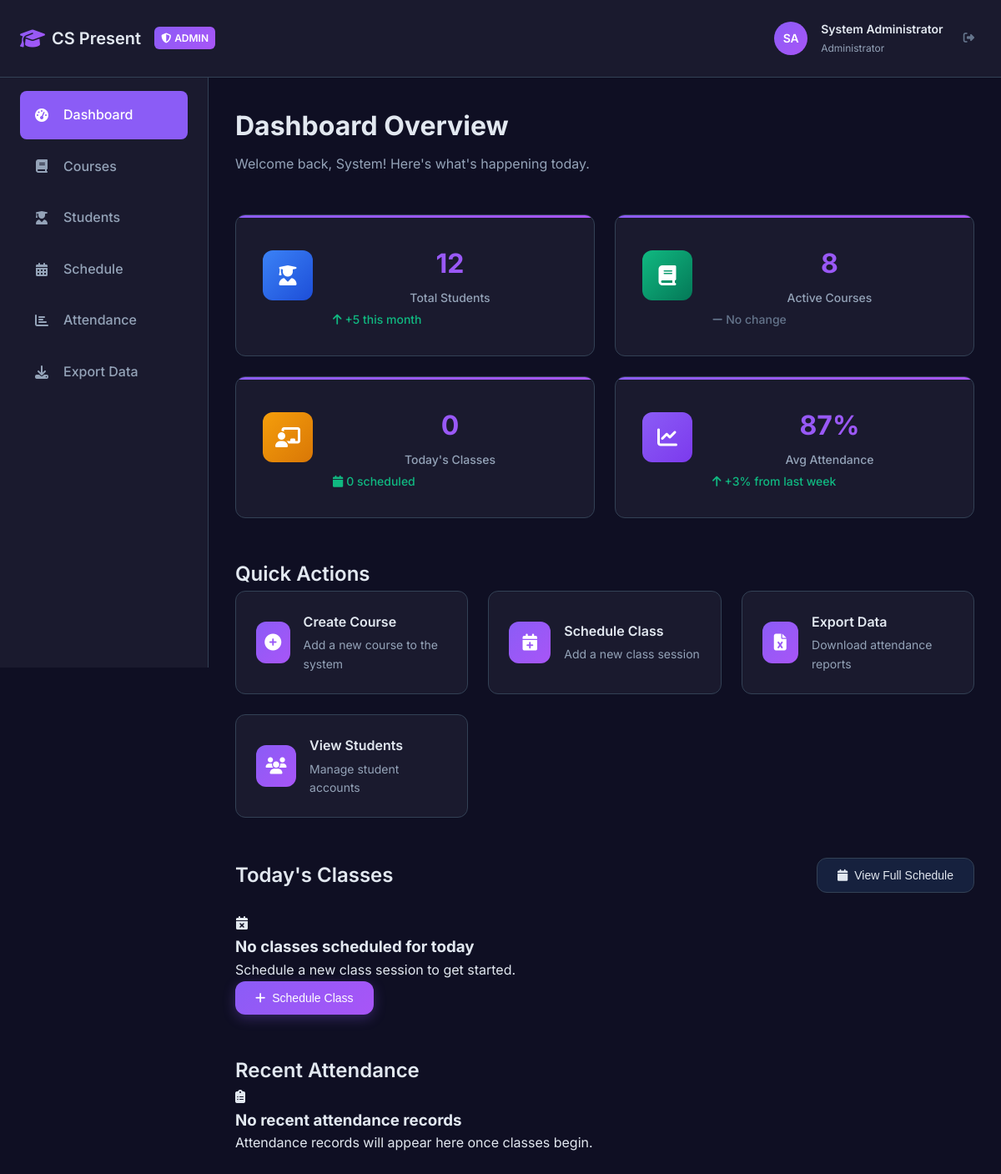
The app's page /admin/dashboard (signed in) with its own data.
### models.py (models this page shows, shortened)
class User(db.Model):
    id = db.Column(db.Integer, primary_key=True)
    full_name = db.Column(db.String(100), nullable=False)
    matric_number = db.Column(db.String(20), unique=True, nullable=False)
    password = db.Column(db.String(255), nullable=False)
    role = db.Column(db.String(20), nullable=False, default='student')  # 'student' or 'admin'
    profile_picture = db.Column(db.String(255), default='default-avatar.png')
    created_at = db.Column(db.DateTime, default=datetime.utcnow)
    enrollments = db.relationship('Enrollment', backref='user', lazy=True, cascade='all, delete-orphan')
    attendance_records = db.relationship('AttendanceRecord', backref='user', lazy=True, cascade='all, delete-orphan')
    announcements = db.relationship('Announcement', backref='author', lazy=True)
    notification_reads = db.relationship('AnnouncementRead', backref='user', lazy=True, cascade='all, delete-orphan')

### app.py (the view)
@app.route("/admin/dashboard")
@admin_required
def admin_dashboard():
    user = User.query.get(session["user_id"])
    total_students = User.query.filter_by(role="student").count()
    total_courses = Course.query.count()
    today = datetime.now().date()
    today_sessions = ClassSession.query.filter_by(date=today).all()
    recent_records = (
        AttendanceRecord.query.order_by(AttendanceRecord.timestamp.desc())
        .limit(10)
        .all()
    )
    return render_template(
        "admin/dashboard.html",
        user=user,
        total_students=total_students,
        total_courses=total_courses,
        today_sessions=today_sessions,
        recent_records=recent_records,
    )

### templates/admin/dashboard.html (shortened to what this page needs)
{% extends "base.html" %}
{% block content %}
<div class="app-layout">
    <div class="app-header">
        <div class="header-content">
            <div class="header-left">
                <a href="{{ url_for('admin_dashboard') }}" class="header-logo">
                    <i class="fas fa-graduation-cap"></i>
                    <span>CS Present</span>
                </a>
                <div class="admin-badge">
                    <i class="fas fa-shield-alt"></i>
                    Admin
                </div>
            </div>
            <div class="header-user">
                <div class="user-avatar admin-avatar">
                    {{ user.full_name.split()[0][0] }}{{ user.full_name.split()[1][0] if user.full_name.split()|length > 1 else '' }}
                </div>
                <div class="user-info">
                    <h3>{{ user.full_name }}</h3>
                    <p>Administrator</p>
                </div>
                <button class="logout-btn" onclick="window.location.href='{{ url_for('logout') }}'">
                    <i class="fas fa-sign-out-alt"></i>
                </button>
            </div>
        </div>
    </div>
    <div class="admin-sidebar">
        <nav class="admin-nav">
            <a href="{{ url_for('admin_dashboard') }}" class="nav-link active">
                <i class="fas fa-tachometer-alt"></i>
                <span>Dashboard</span>
            </a>
            <a href="{{ url_for('admin_courses') }}" class="nav-link">
                <i class="fas fa-book"></i>
                <span>Courses</span>
            </a>
            <a href="{{ url_for('admin_students') }}" class="nav-link">
                <i class="fas fa-user-graduate"></i>
                <span>Students</span>
            </a>
            <a href="{{ url_for('admin_schedule') }}" class="nav-link">
                <i class="fas fa-calendar-alt"></i>
                <span>Schedule</span>
            </a>
            <a href="{{ url_for('admin_attendance') }}" class="nav-link">
                <i class="fas fa-chart-bar"></i>
                <span>Attendance</span>
            </a>
            <a href="{{ url_for('admin_exports') }}" class="nav-link">
                <i class="fas fa-download"></i>
                <span>Export Data</span>
            </a>
        </nav>
    </div>
    <div class="admin-main">
        <div class="admin-content">
            <div class="page-header">
                <h1 class="page-title">Dashboard Overview</h1>
                <p class="page-subtitle">Welcome back, {{ user.full_name.split()[0] }}! Here's what's happening today.</p>
            </div>
            <div class="stats-grid">
                <div class="stat-card">
                    <div class="stat-icon students">
                        <i class="fas fa-user-graduate"></i>
                    </div>
                    <div class="stat-content">
                        <div class="stat-value">{{ total_students }}</div>
                        <div class="stat-label">Total Students</div>
                        <div class="stat-change positive">
                            <i class="fas fa-arrow-up"></i>
                            +5 this month
                        </div>
                    </div>
                </div>
                <div class="stat-card">
                    <div class="stat-icon courses">
                        <i class="fas fa-book"></i>
                    </div>
                    <div class="stat-content">
                        <div class="stat-value">{{ total_courses }}</div>
                        <div class="stat-label">Active Courses</div>
                        <div class="stat-change neutral">
                            <i class="fas fa-minus"></i>
                            No change
                        </div>
                    </div>
                </div>
                <div class="stat-card">
                    <div class="stat-icon sessions">
                        <i class="fas fa-chalkboard-teacher"></i>
                    </div>
                    <div class="stat-content">
                        <div class="stat-value">{{ today_sessions|length }}</div>
                        <div class="stat-label">Today's Classes</div>
                        <div class="stat-change positive">
                            <i class="fas fa-calendar"></i>
                            {{ today_sessions|length }} scheduled
                        </div>
                    </div>
                </div>
                <div class="stat-card">
                    <div class="stat-icon attendance">
                        <i class="fas fa-chart-line"></i>
                    </div>
                    <div class="stat-content">
                        <div class="stat-value">87%</div>
                        <div class="stat-label">Avg Attendance</div>
                        <div class="stat-change positive">
                            <i class="fas fa-arrow-up"></i>
                            +3% from last week
                        </div>
                    </div>
                </div>
            </div>
            <div class="quick-actions">
                <h2 class="section-title">Quick Actions</h2>
                <div class="action-cards">
                    <div class="action-card" onclick="openModal('create-course-modal')">
                        <div class="action-icon">
                            <i class="fas fa-plus-circle"></i>
                        </div>
                        <div class="action-content">
                            <h3>Create Course</h3>
                            <p>Add a new course to the system</p>
                        </div>
                    </div>
                    <div class="action-card" onclick="openModal('schedule-class-modal')">
                        <div class="action-icon">
                            <i class="fas fa-calendar-plus"></i>
                        </div>
                        <div class="action-content">
                            <h3>Schedule Class</h3>
                            <p>Add a new class session</p>
                        </div>
                    </div>
                    <div class="action-card" onclick="exportAttendance()">
                        <div class="action-icon">
                            <i class="fas fa-file-excel"></i>
                        </div>
                        <div class="action-content">
                            <h3>Export Data</h3>
                            <p>Download attendance reports</p>
                        </div>
                    </div>
                    <div class="action-card" onclick="window.location.href='{{ url_for('admin_students') }}'">
                        <div class="action-icon">
                            <i class="fas fa-users"></i>
                        </div>
                        <div class="action-content">
                            <h3>View Students</h3>
                            <p>Manage student accounts</p>
                        </div>
                    </div>
                </div>
            </div>
            <div class="section">
                <div class="section-header">
                    <h2 class="section-title">Today's Classes</h2>
                    <button class="btn btn-secondary" onclick="window.location.href='{{ url_for('admin_schedule') }}'">
                        <i class="fas fa-calendar"></i>
                        View Full Schedule
                    </button>
                </div>
                {% if today_sessions %}
                <div class="today-classes">
                    {% for session in today_sessions %}
                    <div class="class-card" data-session-id="{{ session.id }}">
                        <div class="class-time">
                            <div class="time-slot">
                                {{ session.start_time.strftime('%I:%M %p') }}
                            </div>
                            <div class="duration">
                                {{ ((session.end_time.hour * 60 + session.end_time.minute) - (session.start_time.hour * 60 + session.start_time.minute)) // 60 }}h {{ ((session.end_time.hour * 60 + session.end_time.minute) - (session.start_time.hour * 60 + session.start_time.minute)) % 60 }}m
                            </div>
                        </div>
                        <div class="class-info">
                            <div class="class-header">
                                <h3>{{ session.course.course_title }}</h3>
                                <span class="course-code">{{ session.course.course_code }}</span>
                            </div>
                            <p class="lecturer">{{ session.course.lecturer_name }}</p>
                            <div class="class-meta">
                                {% if session.location %}
                                <span class="location">
                                    <i class="fas fa-map-marker-alt"></i>
                                    {{ session.location }}
                                </span>
                                {% endif %}
                                <span class="enrollment-count">
                                    <i class="fas fa-users"></i>
                                    {{ session.course.get_enrollment_count() }} students
                                </span>
                            </div>
                        </div>
                        <div class="class-status">
                            <span class="status-badge status-{{ session.status }}">
                                {{ session.status.title() }}
                            </span>
                            {% if session.is_active() %}
                            <button class="btn btn-primary btn-sm" onclick="viewLiveAttendance({{ session.id }})">
                                <i class="fas fa-eye"></i>
                                Live View
                            </button>
                            {% endif %}
                        </div>
                    </div>
                    {% endfor %}
                </div>
                {% else %}
                <div class="empty-state">
                    <i class="fas fa-calendar-times"></i>
                    <h3>No classes scheduled for today</h3>
                    <p>Schedule a new class session to get started.</p>
                    <button class="btn btn-primary" onclick="openModal('schedule-class-modal')">
                        <i class="fas fa-plus"></i>
                        Schedule Class
                    </button>
                </div>
                {% endif %}
            </div>
            <div class="section">
                <h2 class="section-title">Recent Attendance</h2>
                {% if recent_records %}
                <div class="activity-feed">
                    {% for record in recent_records %}
                    <div class="activity-item">
                        <div class="activity-avatar">
                            {{ record.user.full_name.split()[0][0] }}{{ record.user.full_name.split()[1][0] if record.user.full_name.split()|length > 1 else '' }}
                        </div>
                        <div class="activity-content">
                            <p class="activity-text">
                                <strong>{{ record.user.full_name }}</strong> was marked
                                <span class="status-{{ record.status }}">{{ record.status }}</span>
                                in {{ record.course.course_code }}
                            </p>
                            <p class="activity-time">{{ record.timestamp.strftime('%I:%M %p on %b %d') }}</p>
                        </div>
                        <div class="activity-status">
                            <i class="fas fa-{{ 'check' if record.status == 'present' else 'times' }} text-{{ 'success' if record.status == 'present' else 'error' }}"></i>
                        </div>
                    </div>
                    {% endfor %}
                </div>
                {% else %}
                <div class="empty-state">
                    <i class="fas fa-clipboard-list"></i>
                    <h3>No recent attendance records</h3>
                    <p>Attendance records will appear here once classes begin.</p>
                </div>
                {% endif %}
            </div>
        </div>
    </div>
</div>
{% endblock %}

### records on screen
User: full_name "S", full_name.split|length "A", full_name "System Administrator", full_name "System"

### other values on screen
{{ total_students }} "12"
{{ total_courses }} "8"
{{ today_sessions|length }} "0"
